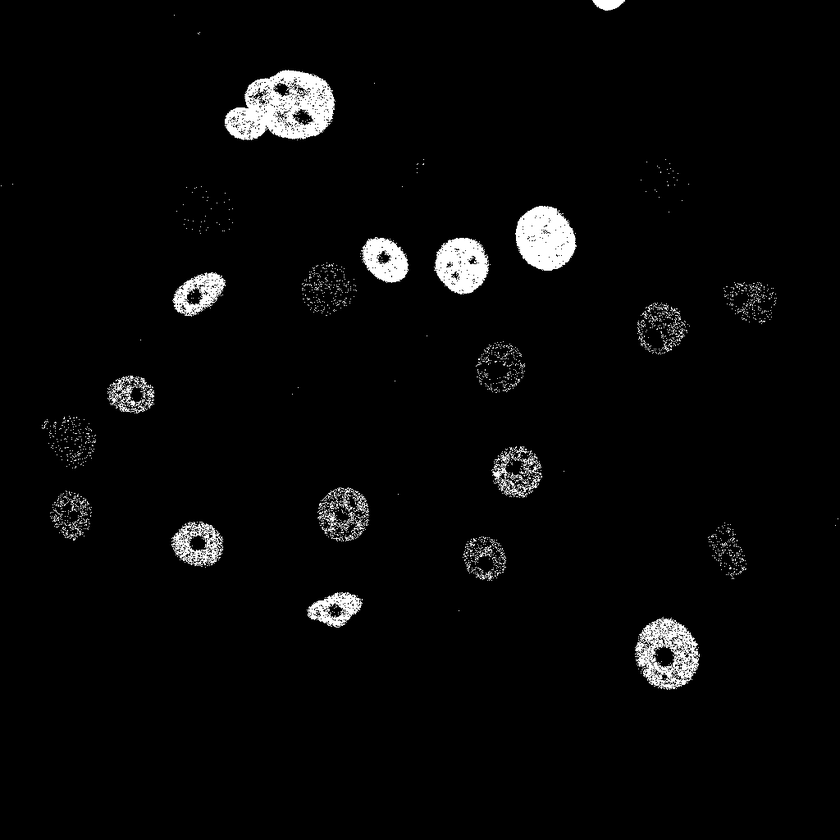
#> input picture Ergebnisse/Histogramm+Otsu/N2DH-GOWT1/t01.tif, 840 x 840 px, shrunk from 1024 x 1024 before the run, found by its file name
$ jupyter execute --allow-errors Versuchdicescoreselina.ipynb
#> lines starting #> are read from the running program, lines starting #| are printed output that depends on the picture; after the words box and inside, x2 and y2 are one past the last pixel; in counts of white or black regions, pixels touching at a corner belong together; pictures that were not available may be replaced by others from this repository, and a replacement may not be noted
[cell 1]
import numpy as np
from skimage import io


def dice(img1, img2):
#images benennen -> hier noch für img1 image nach otsu einfügen
    img1 = io.imread('C:/Users/selig/topic01_team03/BilderDaten/BilderDaten/N2DH-GOWT1/img/t01.tif')
    img2 = io.imread("C:/Users/selig/topic01_team03/BilderDaten/BilderDaten/N2DH-GOWT1/gt/man_seg01.tif")

#boolean data für dicescore nötig
    img1 = np.asarray(img1).astype(bool)
    img2 = np.asarray(img2).astype(bool)

#definiere gemeinsame elemente -> funktion vergleicht elementweise img1 mit img2
    commonelements = np.logical_and(img1, img2)

#dice score ist 2*(gemeinsame elemente)/(elemente in img1 + elemente in img2)
    return 2 * commonelements.sum() / (img1.sum() + img2.sum())

#> (a cell that did not finish here is left out)

[cell 3]
#als vergleich ob der gleiche wert rauskommt wie bei der funktion dicescore
img1 = io.imread('C:/Users/selig/topic01_team03/BilderDaten/BilderDaten/N2DH-GOWT1/img/t01.tif')
#> img1 is the input picture: shape (840, 840); min 0, max 255, mean 7.8
img2 = io.imread("C:/Users/selig/topic01_team03/BilderDaten/BilderDaten/N2DH-GOWT1/gt/man_seg01.tif")
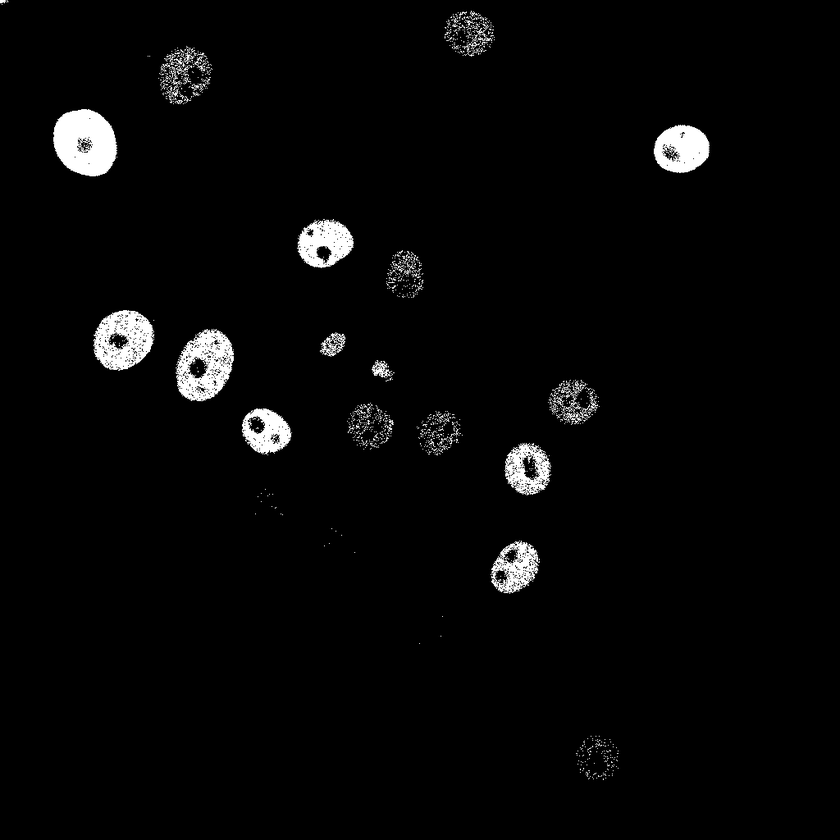
#> input picture Ergebnisse/Histogramm+Otsu/N2DH-GOWT1/t21.tif, 840 x 840 px, shrunk from 1024 x 1024 before the run, given in place of man_seg01.tif, which was not available
#> img2 is the input picture: shape (840, 840); min 0, max 255, mean 7

#boolean data für dicescore nötig
img1 = np.asarray(img1).astype(bool)
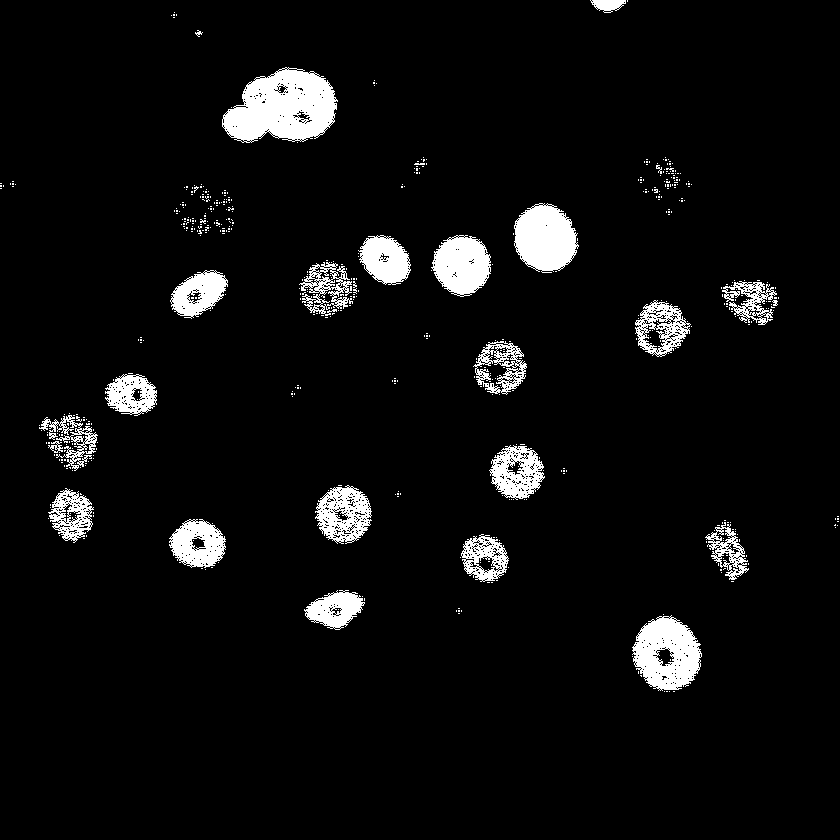
#> img1: shape (840, 840) bool; 5.4% white; 551 white regions (526 under 20 px), largest, box (x1, y1, x2, y2) and area: (222, 67, 338, 143) 5971, (632, 615, 702, 691) 3540, (514, 203, 579, 273) 3302
img2 = np.asarray(img2).astype(bool)
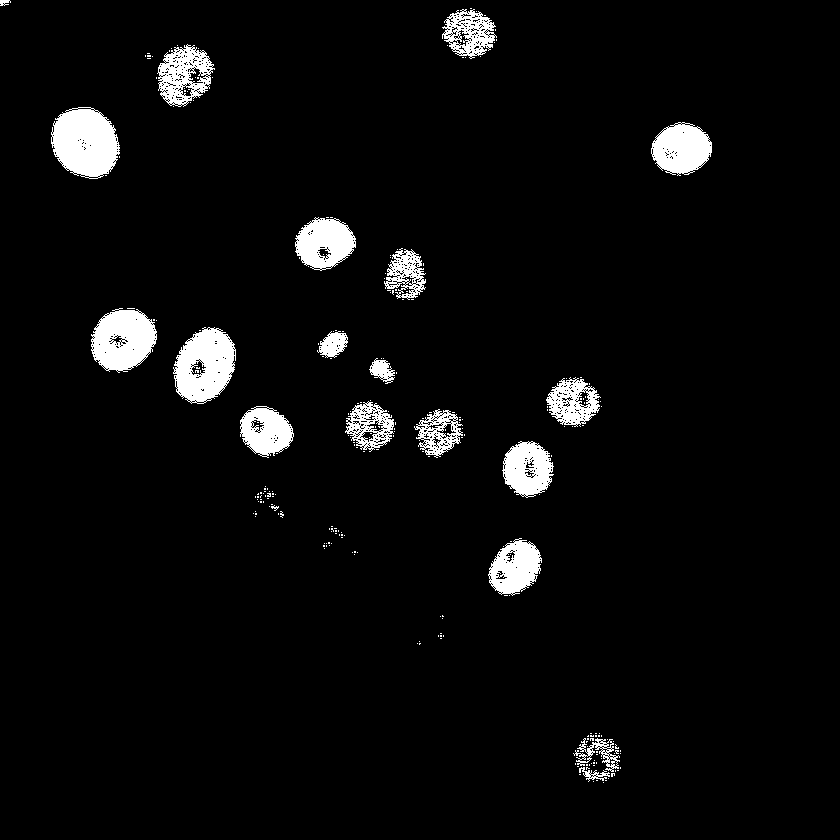
#> img2: shape (840, 840) bool; 4.4% white; 253 white regions (233 under 20 px), largest, box (x1, y1, x2, y2) and area: (51, 107, 120, 179) 3678, (173, 327, 236, 404) 3313, (91, 308, 157, 373) 3034

#definiere gemeinsame elemente -> funktion vergleicht elementweise img1 mit img2
commonelements = np.logical_and(img1, img2)
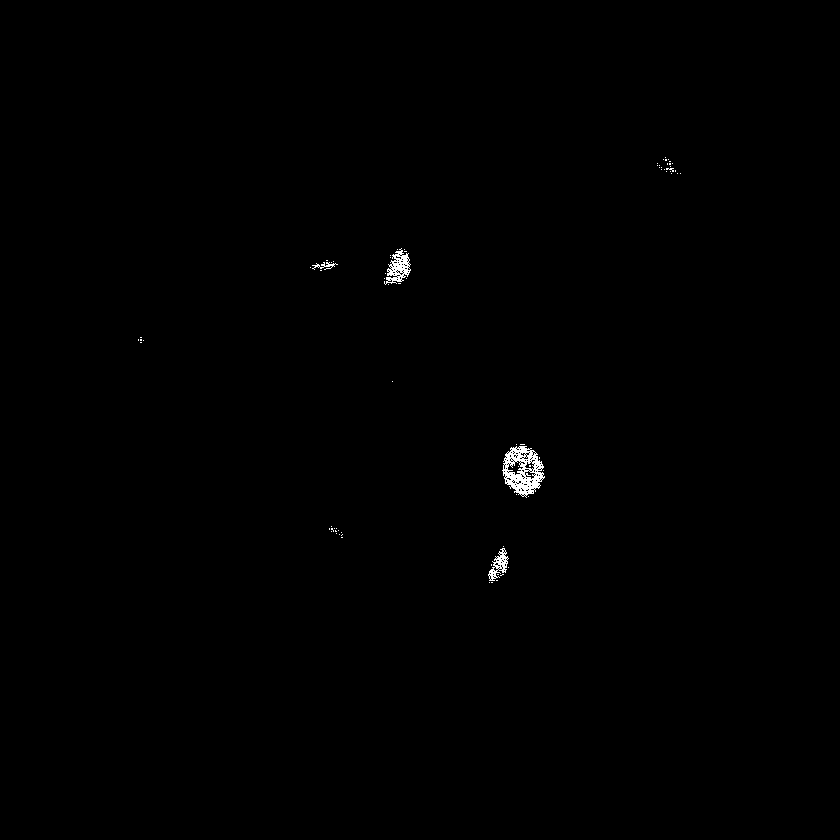
#> commonelements: shape (840, 840) bool; 0.3% white in thin lines or dots, all inside (x1, y1, x2, y2) = (138, 157, 681, 583)

#dice score ist 2*(gemeinsame elemente)/(elemente in img1 + elemente in img2)
2 * commonelements.sum() / (img1.sum() + img2.sum())
#> Out = 0.0613

[cell 4]
img1

[cell 5]
#chunk ist nur für mein verständnis, ob die gemeinsamen elemente mit der np.logical_end funktion berechnet werden können

#definiere gemeinsame elemente -> funktion vergleicht elementweise img1 mit img2
commonelements = np.logical_and(img1, img2)

#zahl an gemeinsamen elementen wird berechnet
print(commonelements)
#> (printed output is left out)
sum1 = commonelements.sum()
#> sum1 = 2127
print(sum1)
#| 2127
